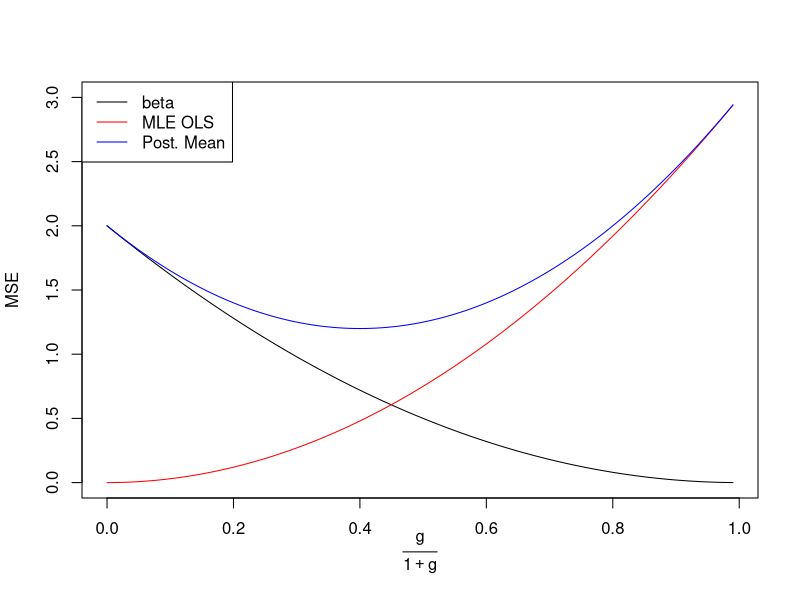
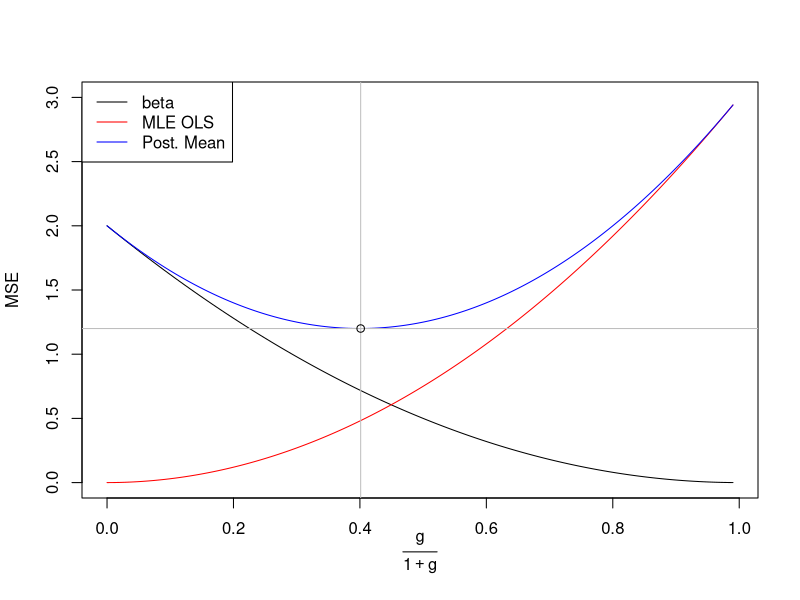

Write the R code that produced these figures, in order.
## ---- chunk 1
knitr::opts_chunk$set(echo = TRUE)
## ---- chunk 2
mse.ols = 3
beta.2 = 2

g = seq(0,100, by = .01)

x.axis = g/(1+g)

beta.weight = (1/(1+g)^2) * beta.2
mse.ols = (g^2 / (1+g)^2) *mse.ols
total.weight = beta.weight + mse.ols

plot(x.axis,beta.weight, type = "l", ylim = c(0,3), ylab = "MSE", xlab = expression(frac(g,1+g)))
lines(x.axis,mse.ols, type = "l",col = "red")
lines(x.axis,total.weight, type = "l" , col = "blue")
legend("topleft", c("beta","MLE OLS", "Post. Mean"), col = c("black", "red", "blue"), lty = c(1,1,1))
## ---- chunk 3
min.mse = min(total.weight)
g.min = g[which.min(total.weight)]
x.place = g.min / (1+g.min)


plot(x.axis,beta.weight, type = "l", ylim = c(0,3), ylab = "MSE", xlab = expression(frac(g,1+g)))
lines(x.axis,mse.ols, type = "l",col = "red")
lines(x.axis,total.weight, type = "l" , col = "blue")
abline(v = x.place, col = "grey")
abline(h = min.mse, col = "grey")
points(x.place,min.mse)
legend("topleft", c("beta","MLE OLS", "Post. Mean"), col = c("black", "red", "blue"), lty = c(1,1,1))
